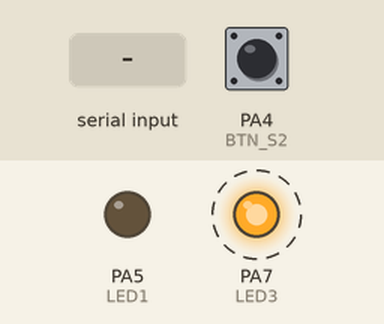
The sketch below on a simulated STM32 Blue Pill. On the bench: output pins drawn as LEDs (lit = HIGH). Dashed ring = blinking. Inputs (shaded band) come from the test bench; at power-on: PA4 (BTN_S2) HIGH.

Above: at 0.85 s.
0.9 s: "X" received over Serial
At 1.7 s:
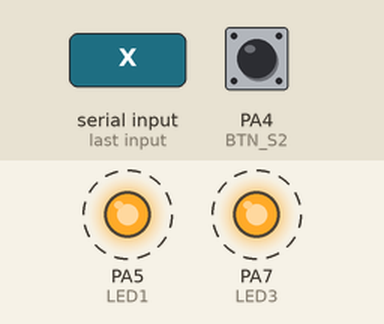
3.9 s: PA4 (BTN_S2) pulled LOW for 0.15 s
At 4.58 s:
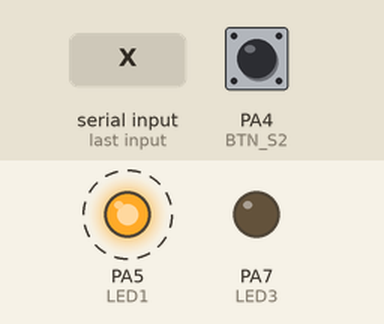
6.9 s: "C" received over Serial
At 6.9 s:
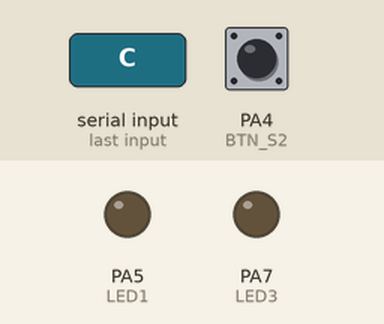
8.4 s: "V" received over Serial
At 8.57 s:
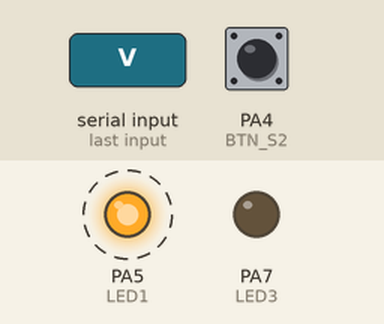
Timing chart, 0 to 12.4 s (numbered marks = the images above; inputs shaded):
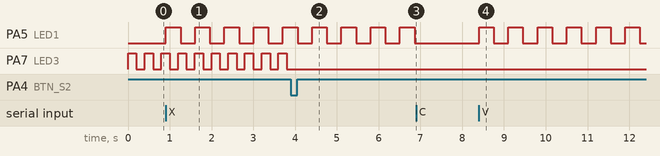

Measured:
- after the input at 0.9 s, PA5 (LED1): alternates HIGH for 0.35 s and LOW for 0.35 s, starting at once
- after the input at 3.9 s, PA7 (LED3): stops changing and stays LOW
- after the input at 6.9 s, PA5 (LED1): stops changing and stays LOW
- after the input at 8.4 s, PA5 (LED1): alternates HIGH for 0.35 s and LOW for 0.35 s, starting at once
- by itself, PA7 (LED3): alternates HIGH for 0.20 s and LOW for 0.20 s

The sketch:

Lab0.ino
```cpp
#include <STM32FreeRTOS.h>

// Определение пинов по Приложению 1
const uint8_t LED1 = PA5;   // LED1 для vLed2Task
const uint8_t LED3 = PA7;   // LED3 для vLed1Task
const uint8_t BTN_S2 = PA4; // Кнопка S2 для самоудаления vLed1Task

// Дескрипторы задач
TaskHandle_t xLed1TaskHandle = NULL;
TaskHandle_t xLed2TaskHandle = NULL;

// 1. Управляемая задача 1: мигание LED3 с периодом 0,4с, самоудаляется по нажатию S2
void vLed1Task(void *pvParameters) {
    pinMode(LED3, OUTPUT);
    pinMode(BTN_S2, INPUT_PULLUP);

    for(;;) {
        // Проверяем нажатие кнопки S2 (LOW при нажатии из-за PULLUP)
        if (digitalRead(BTN_S2) == LOW) {
            xLed1TaskHandle = NULL;
            vTaskDelete(NULL); // Самоудаление задачи
        }

        digitalWrite(LED3, HIGH);
        vTaskDelay(pdMS_TO_TICKS(200)); // 200 мс вкл
        digitalWrite(LED3, LOW);
        vTaskDelay(pdMS_TO_TICKS(200)); // 200 мс выкл (суммарно 0,4с)
    }
}

// 2. Управляемая задача 2: мигание LED1 с периодом 0,7с
void vLed2Task(void *pvParameters) {
    pinMode(LED1, OUTPUT);

    for(;;) {
        digitalWrite(LED1, HIGH);
        vTaskDelay(pdMS_TO_TICKS(350)); // 350 мс вкл
        digitalWrite(LED1, LOW);
        vTaskDelay(pdMS_TO_TICKS(350)); // 350 мс выкл (суммарно 0,7с)
    }
}

// 3. Управляющая задача: получает команды по UART
void vCmTask(void *pvParameters) {
    char cmd;

    for(;;) {
        if (Serial.available() > 0) {
            cmd = Serial.read();

            if (cmd == 'X') {
                // «X» - создание задачи vLed2Task (LED1)
                if (xLed2TaskHandle == NULL) {
                    xTaskCreate(vLed2Task, "Led2", 1024, NULL, 2, &xLed2TaskHandle);
                }
            }
            else if (cmd == 'C') {
                // «C» - приостановка vLed2Task
                if (xLed2TaskHandle != NULL) {
                    vTaskSuspend(xLed2TaskHandle);
                }
            }
            else if (cmd == 'V') {
                // «V» - возобновление работы vLed2Task
                if (xLed2TaskHandle != NULL) {
                    vTaskResume(xLed2TaskHandle);
                }
            }
        }
        vTaskDelay(pdMS_TO_TICKS(10));
    }
}

void setup() {
    Serial.begin(9600);

    // Создаем задачу vLed1Task (LED3, приоритет 1) сразу при старте
    xTaskCreate(vLed1Task, "Led1", 1024, NULL, 1, &xLed1TaskHandle);

    // Создаем управляющую задачу vCmTask с высшим приоритетом (приоритет 3)
    xTaskCreate(vCmTask, "Cmd", 1024, NULL, 3, NULL);

    // Запуск планировщика FreeRTOS
    vTaskStartScheduler();
}

void loop() {
    // Пустой цикл, управление передано плануровщику FreeRTOS
    while(1) {}
}
```
